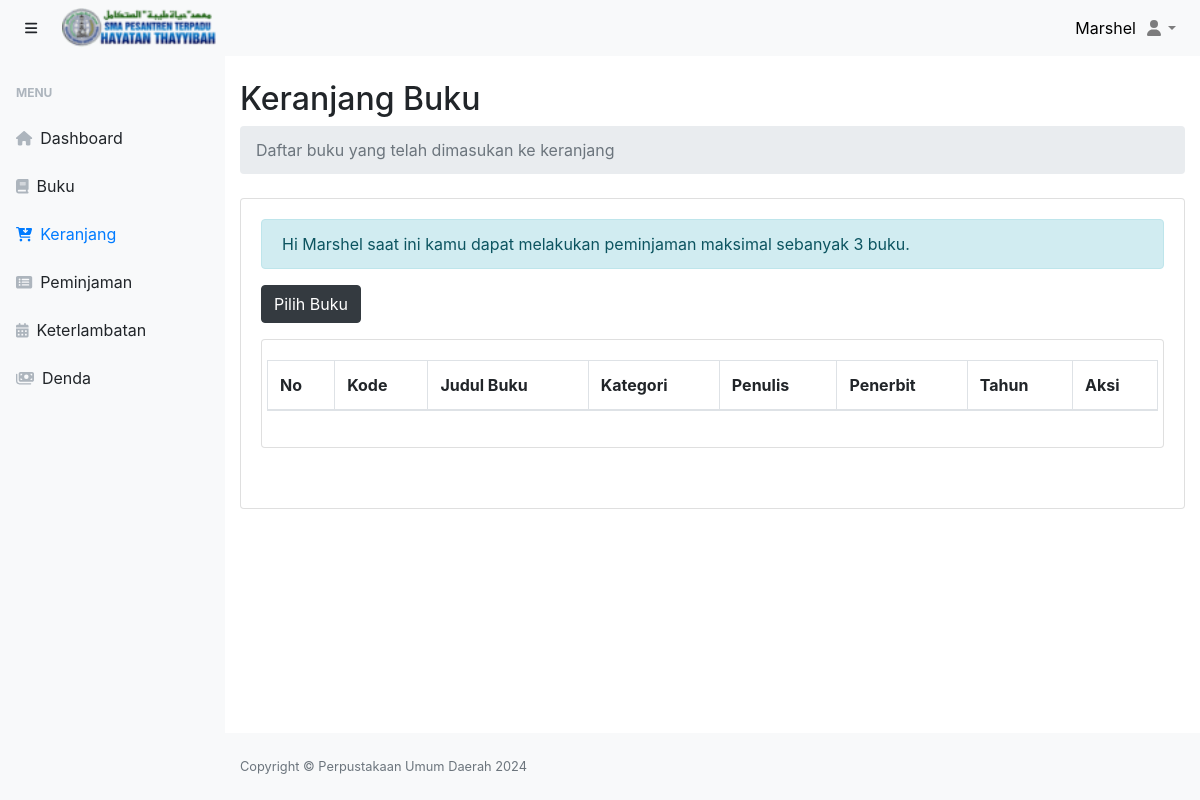
The page /dist/halaman.php?page=keranjang (signed in) on the database its author committed.
### tables this page shows
CREATE TABLE `anggota` (
  `id_anggota` int(11) NOT NULL,
  `kode_anggota` char(10) NOT NULL,
  `nama_anggota` varchar(50) NOT NULL,
  `foto` varchar(100) NOT NULL DEFAULT 'foto_default.png',
  `no_telp` char(14) NOT NULL,
  `email` varchar(50) NOT NULL,
  `alamat` varchar(50) NOT NULL,
  `jenis_kelamin` int(11) NOT NULL,
  `tempat_lahir` varchar(50) NOT NULL,
  `tanggal_lahir` date NOT NULL
);

CREATE TABLE `aturan_perpustakaan` (
  `id` int(11) NOT NULL,
  `waktu_peminjaman` int(11) NOT NULL,
  `maksimal_peminjaman` int(11) NOT NULL,
  `denda_keterlambatan` int(11) NOT NULL
);

CREATE TABLE `profil_aplikasi` (
  `id` int(11) NOT NULL,
  `nama_aplikasi` varchar(30) NOT NULL,
  `nama_pimpinan` varchar(100) NOT NULL,
  `alamat` varchar(100) NOT NULL,
  `no_telp` char(14) NOT NULL,
  `website` varchar(50) NOT NULL,
  `logo` varchar(100) NOT NULL
);

### dist/halaman.php (the view, shortened to what this page needs)
<?php
  include '../config/database.php';
?>
<!DOCTYPE html>
<html lang="en">
    <head>
        <link href="../src/templates/css/styles.css" rel="stylesheet" />
        <link href="../src/plugin/bootstrap/css/bootstrap.min.css" rel="stylesheet" />
        <link rel="stylesheet" href="https://cdnjs.cloudflare.com/ajax/libs/font-awesome/6.4.0/css/all.min.css">
        <link href="../src/plugin/datatables/dataTables.bootstrap4.min.css" rel="stylesheet" />
    </head>
    <body class="sb-nav-fixed">
        <nav class="sb-topnav navbar navbar-expand navbar-light bg-light">
            <button class="btn btn-link btn-sm order-1 order-lg-0" id="sidebarToggle" href="#"><i class="fas fa-bars"></i></button>
            <div class="navbar-brand" href="#"><img src="../src/img/logo126.png" alt="Logo" width="80%"></div>
            <div class="sb-nav-footer" style="color: black;">
                        <div  >
                        <?php
                            if ($_SESSION['level']=='Anggota' or $_SESSION['level']=='anggota'):
                                echo $_SESSION["nama_anggota"];
                            endif;
                        ?>
                        </div>
            </div>
            <ul class="navbar-nav ml-auto ml-md-0">
                <li class="nav-item dropdown">
                    <a class="nav-link dropdown-toggle" id="userDropdown" href="#" role="button" data-toggle="dropdown" aria-haspopup="true" aria-expanded="false"><i class="fas fa-user fa-fw"></i></a>
                </li>
            </ul>
        </nav>
        <div id="layoutSidenav">
            <div id="layoutSidenav_nav">
                <nav class="sb-sidenav accordion sb-sidenav-light" id="sidenavAccordion">
                    <div class="sb-sidenav-menu">
                        <?php
                        if ($_SESSION['level']=='Anggota' or $_SESSION['level']=='anggota'):
                        ?>
                        <div class="nav">
                            <div class="sb-sidenav-menu-heading">Menu</div>
                            <a class="nav-link" href="halaman.php?page=dashboard">
                                <div class="sb-nav-link-icon"><i class="fas fa-home"></i></div>
                                Dashboard
                            </a>
                            <a class="nav-link" href="halaman.php?page=pustaka">
                                <div class="sb-nav-link-icon"><i class="fas fa-book"></i></div>
                                Buku
                            </a>
                            <a class="nav-link" href="halaman.php?page=keranjang">
                                <div class="sb-nav-link-icon"><i class="fas fa-cart-arrow-down"></i></div>
                                Keranjang
                            </a>
                            <a class="nav-link" href="halaman.php?page=peminjaman-saya">
                                <div class="sb-nav-link-icon"><i class="fas fa-list-alt"></i></div>
                                Peminjaman
                            </a>
                            <a class="nav-link" href="halaman.php?page=keterlambatan-saya">
                                <div class="sb-nav-link-icon"><i class="fas fa-calendar-alt"></i></div>
                                Keterlambatan
                            </a>
                            <a class="nav-link" href="halaman.php?page=denda-saya">
                                <div class="sb-nav-link-icon"><i class="fa-solid fa-money-bills"></i></div>
                                Denda
                            </a>
                        </div>
                        <?php endif; ?>
                    </div>
                </nav>
            </div>
            <div id="layoutSidenav_content">
                <?php
                    if(isset($_GET['page'])){
                        $page = $_GET['page'];
                        switch ($page) {
                            case 'keranjang':
                                include "keranjang/index.php";
                                break;
                        }
                    }
                ?>
                <footer class="py-4 bg-light mt-auto">
                    <div class="container-fluid">
                        <div class="d-flex align-items-center justify-content-between small">
                        <?php
                            include '../config/database.php';
                            $hasil=mysqli_query($kon,"select nama_aplikasi from profil_aplikasi order by nama_aplikasi desc limit 1");
                            $data = mysqli_fetch_array($hasil);
                        ?>
                        <div class="text-muted">Copyright &copy; <?php echo $data['nama_aplikasi'];?> <?php echo date('Y');?></div>
                        </div>
                    </div>
                </footer>
            </div>
        </div>
        <link href="../src/plugin/select2/select2.min.css" rel="stylesheet" />
        <link href="../src/js/jquery-ui/jquery-ui.css" rel="stylesheet" />
    </body>
</html>

### dist/keranjang/index.php (shortened to what this page needs)
<main>
    <div class="container-fluid">
        <h2 class="mt-4">Keranjang Buku</h2>
        <ol class="breadcrumb mb-4">
            <li class="breadcrumb-item active">Daftar buku yang telah dimasukan ke keranjang</li>
        </ol>
        <div class="card mb-4">
            <div class="card-body">
                <div class="row">
                    <div class="col-sm-12">
                        <?php
                            include '../config/database.php';
                            $kode_anggota=$_SESSION['kode_pengguna'];
                            $query1 = mysqli_query($kon, "SELECT * FROM anggota where kode_anggota='$kode_anggota'");
                            $data1 = mysqli_fetch_array($query1);
                            $query3 = mysqli_query($kon, "SELECT * FROM detail_peminjaman d inner join peminjaman p on d.kode_peminjaman=p.kode_peminjaman where p.kode_anggota='$kode_anggota' and d.status='1'");
                            $jumlah_pinjam = mysqli_num_rows($query3);
                            $query4=mysqli_query($kon,"select maksimal_peminjaman from aturan_perpustakaan limit 1");
                            $data4 = mysqli_fetch_array($query4);
                            $maksimal_peminjaman=$data4['maksimal_peminjaman']-$jumlah_pinjam;
                        ?>
                        <?php if ($maksimal_peminjaman!=0){?>
                            <div class="alert alert-info">
                            Hi <?php echo $data1['nama_anggota'];?> saat ini kamu dapat melakukan peminjaman maksimal sebanyak <?php echo $maksimal_peminjaman; ?> buku.
                            </div>
                        <?php }else{ ?>
                            <div class="alert alert-warning">
                                Hi <?php echo $data1['nama_anggota'];?> saat ini kamu telah mencapai batas maksimal peminjaman. Kembalikan terlebih dahulu buku yang sedang dipinjam agar dapat melakukan peminjaman berikutnya.
                            </div>
                        <?php } ?>
                    </div>
                </div>
                <div class="row">
                    <div class="col-sm-3">
                        <div class="form-group">
                            <a href="halaman.php?page=pustaka"  id="tombol_pilih_buku" class="btn btn-dark">Pilih Buku</a>
                        </div>
                    </div>
                </div>
                <div class="card mb-4">
                    <div class="card-body">
                        <div class="row">
                            <table class="table table-bordered">
                                <thead>
                                <tr>
                                    <th>No</th>
                                    <th>Kode</th>
                                    <th>Judul Buku</th>
                                    <th>Kategori</th>
                                    <th>Penulis</th>
                                    <th>Penerbit</th>
                                    <th>Tahun</th>
                                    <th>Aksi</th>
                                </tr>
                                </thead>
                            </table>
                        </div>
                    </div>
                </div>
                <div class="row">
                    <div class="col-sm-12">
                    </div>
                </div>
            </div>
        </div>
    </div>
</main>

### rows shown on the page
anggota: nama_anggota "Marshel"
aturan_perpustakaan: maksimal_peminjaman "3"
profil_aplikasi: nama_aplikasi "Perpustakaan Umum Daerah"

### other values the page prints
$_SESSION["nama_anggota"] "Marshel"
